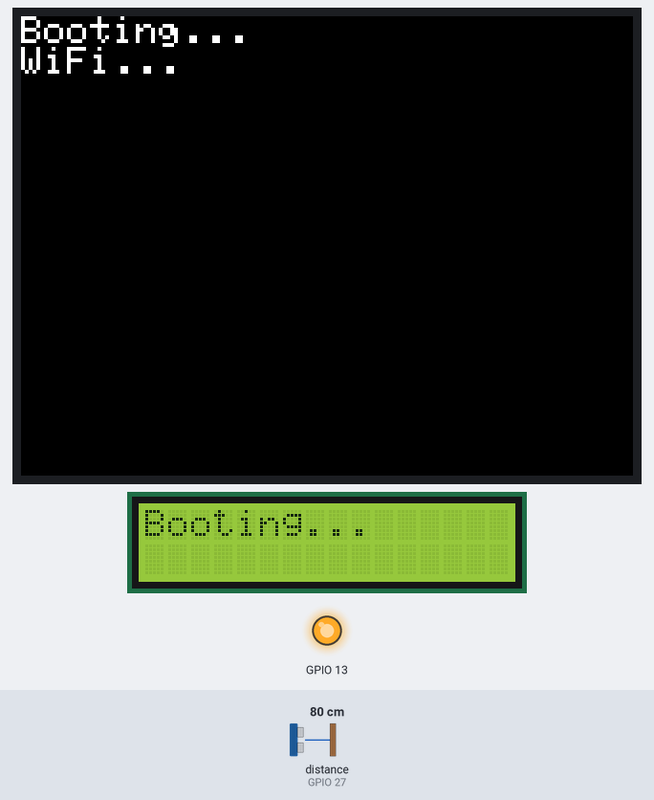
Simulated run of this sketch. Board: ESP32. Parts: 320×240 colour display, 16×2 character LCD, output pins drawn as LEDs (lit = HIGH). Wiring (inferred from the names in the program): ultrasonic range finder: trigger GPIO 26; echo GPIO 27. Inputs (shaded band) come from the test bench; at power-on: distance to the obstacle (sensor on GPIO 27) 80 cm. The echo pulse lasts 58.3 µs per cm; WiFi joins after 1.5 s; servers stay silent unless stated; uploads are accepted with an empty reply; the local clock reads 2024-03-15 10:24:30 at power-on unless the sketch sets it; pins used as bus, display or sensor lines are not drawn; what the sketch prints to the serial monitor is not drawn.

Above: at 0.4 s.
At 4.0 s:
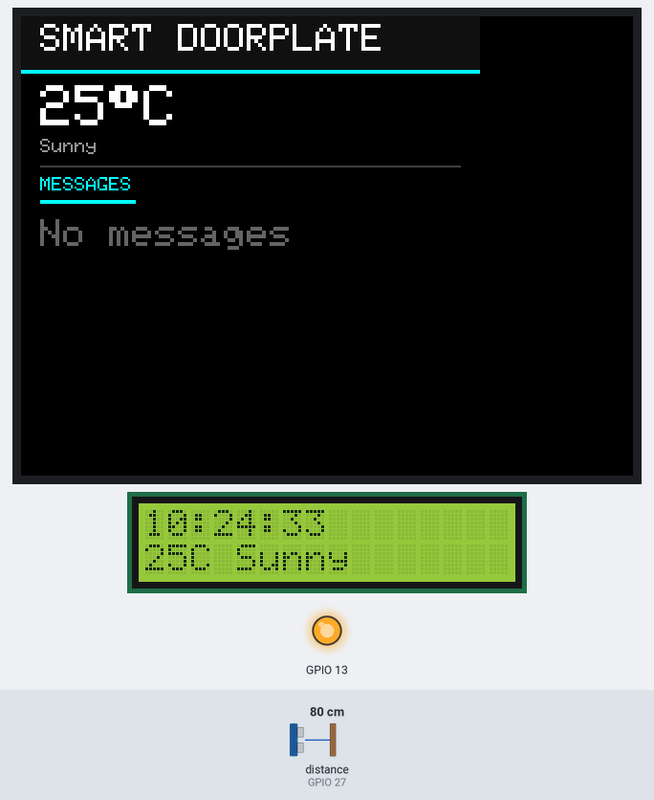
4.1 s: distance to the obstacle (sensor on GPIO 27) set to 11 cm
5.9 s: distance to the obstacle (sensor on GPIO 27) set to 8 cm
At 7.3 s:
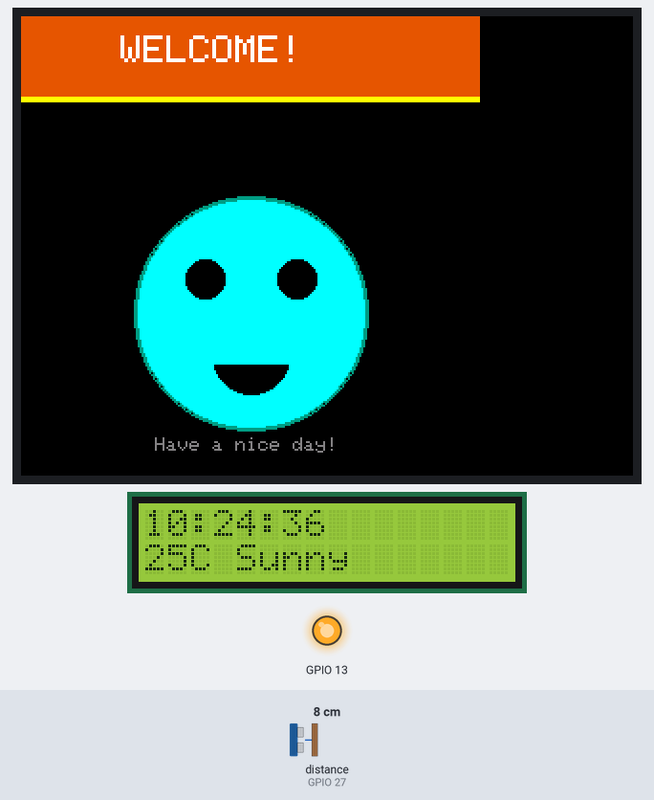
8.9 s: distance to the obstacle (sensor on GPIO 27) set to 18 cm
At 12.7 s:
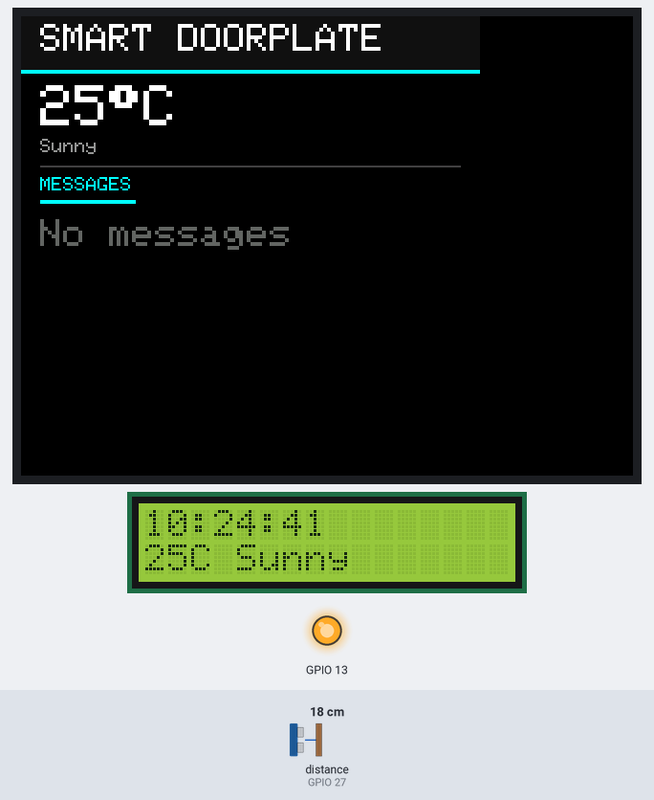
Timing chart, 0 to 14.2 s (numbered marks = the images above; inputs shaded):
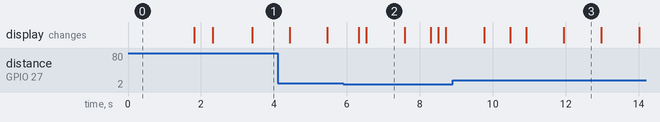

Measured:
- the behaviour switches between 10 and 9 cm on distance to the obstacle (sensor on GPIO 27) (found by bisection; images 1 and 2)
- after the input at 5.9 s, the display: first changes after 0.42 s (image 2 shows a later state)
- what the display in image 2 shows lasts 1.1 s, from 6.5 s to 7.6 s
- what the display in image 3 shows lasts 1.1 s, from 11.9 s to 13.0 s

The sketch:

sketch_jun1a.ino
```cpp
#include <WiFi.h>
#include <HTTPClient.h>
#include <ArduinoJson.h>
#include <TFT_eSPI.h>
#include <LiquidCrystal_I2C.h>
#include <math.h>
#include <WiFiClientSecure.h>

//WiFi和后端配置
const char* ssid = "YOUR_WIFI_SSID";           // 请替换为你的 WiFi 名称
const char* password = "YOUR_WIFI_PASSWORD";     // 请替换为你的 WiFi 密码
const char* serverBase = "YOUR_SERVER_URL";      // 请替换为你的后端服务地址

//HC-SR04引脚
#define TRIG_PIN 26
#define ECHO_PIN 27
#define DISTANCE_THRESHOLD 10
#define COOLDOWN_TIME 1000
#define DETECT_DEBOUNCE 2

TFT_eSPI tft = TFT_eSPI();
LiquidCrystal_I2C lcd(0x27, 16, 2);

bool welcomeMode = false;
unsigned long welcomeStartTime = 0;
unsigned long lastDetectionTime = 0;
bool visitorRecorded = false;
bool welcomeDrawn = false;

String weatherStr = "25C Sunny";
String messagesList = "No messages";
String lastMessagesList = "";
String lastWeatherStr = "";
unsigned long lastFetchTime = 0;
unsigned long lastLCDUpdate = 0;
unsigned long lastDistanceCheck = 0;
bool tftNeedsUpdate = true;

//RB反转，故预先声明
#define FACE_YELLOW   0x07FF
#define FACE_DARK     0x04F0
#define CHEEK_PINK    0xF810

void connectWiFi() {
  Serial.print("Connecting to WiFi");
  tft.println("WiFi...");
  WiFi.begin(ssid, password);
  int attempts = 0;
  while (WiFi.status() != WL_CONNECTED && attempts < 40) {
    delay(500);
    Serial.print(".");
    attempts++;
  }
  if (WiFi.status() == WL_CONNECTED) {
    Serial.println("\nWiFi connected!");
    tft.println("WiFi OK!");
  } else {
    Serial.println("\nWiFi failed!");
    tft.println("WiFi Failed!");
  }
}

float getDistance() {
  digitalWrite(TRIG_PIN, LOW);
  delayMicroseconds(2);
  digitalWrite(TRIG_PIN, HIGH);
  delayMicroseconds(10);
  digitalWrite(TRIG_PIN, LOW);
  long duration = pulseIn(ECHO_PIN, HIGH, 30000);
  float distance = duration / 58.0;
  if (duration == 0 || distance > 400) return 999;
  return distance;
}

bool recordVisitor() {
  if (WiFi.status() != WL_CONNECTED) return false;
  WiFiClientSecure client;
  client.setInsecure();
  HTTPClient http;
  http.begin(client, String(serverBase) + "/api/visitors");
  http.setTimeout(3000);
  http.addHeader("Content-Type", "application/json");
  int httpCode = http.POST("{}");
  bool success = false;
  if (httpCode == 200) {
    String payload = http.getString();
    DynamicJsonDocument doc(128);
    deserializeJson(doc, payload);
    int count = doc["count"];
    Serial.println("Visitor recorded! Total: " + String(count));
    success = true;
  } else {
    Serial.println("Visitor record failed, code: " + String(httpCode));
  }
  http.end();
  return success;
}

void drawSmileyFace(int cx, int cy, int faceR) {
  tft.fillCircle(cx, cy, faceR, FACE_YELLOW);
  tft.drawCircle(cx, cy, faceR, FACE_DARK);
  tft.drawCircle(cx, cy, faceR + 1, FACE_DARK);

  tft.fillCircle(cx - 24, cy - 18, 10, 0x0000);
  tft.fillCircle(cx + 24, cy - 18, 10, 0x0000);

  int mcx = cx;
  int mcy = cy + 22;
  int mr = 20;
  tft.fillCircle(mcx, mcy, mr, 0x0000);
  tft.fillRect(mcx - mr - 2, mcy - mr, mr * 2 + 4, mr + 5, FACE_YELLOW);
}

//Welcome界面（只画一次，纯静态）
void drawWelcomeScreen() {
  tft.fillScreen(TFT_BLACK);

  tft.fillRect(0, 0, 240, 42, 0xE2A0);
  tft.setTextColor(TFT_WHITE);
  tft.setTextSize(2);
  tft.setCursor(52, 10);
  tft.print("WELCOME!");
  tft.fillRect(0, 42, 240, 3, TFT_YELLOW);

  drawSmileyFace(120, 155, 60);

  tft.setTextColor(0x8410);
  tft.setTextSize(1);
  tft.setCursor(70, 220);
  tft.print("Have a nice day!");
}

void fetchWeather() {
  if (WiFi.status() != WL_CONNECTED) return;
  HTTPClient http;
  http.begin(String(serverBase) + "/api/weather");
  http.setTimeout(5000);
  int httpCode = http.GET();
  if (httpCode == 200) {
    String payload = http.getString();
    DynamicJsonDocument doc(512);
    deserializeJson(doc, payload);
    float temp = doc["temp"];
    const char* text = doc["text"];
    String newWeather = String((int)temp) + "C " + String(text);
    if (newWeather != lastWeatherStr) {
      lastWeatherStr = newWeather;
      tftNeedsUpdate = true;
    }
    weatherStr = newWeather;
    Serial.println("Weather: " + weatherStr);
  } else {
    Serial.println("Weather fetch failed, code: " + String(httpCode));
  }
  http.end();
}

void fetchMessages() {
  if (WiFi.status() != WL_CONNECTED) return;
  HTTPClient http;
  http.begin(String(serverBase) + "/api/messages");
  http.setTimeout(5000);
  int httpCode = http.GET();
  if (httpCode == 200) {
    String payload = http.getString();
    DynamicJsonDocument doc(4096);
    deserializeJson(doc, payload);
    JsonArray arr = doc.as<JsonArray>();
    String newMessages = "";
    int count = 0;
    for (JsonObject msg : arr) {
      const char* content = msg["content"];
      const char* createdAt = msg["created_at"];
      String timeStr = String(createdAt).substring(11, 16);
      newMessages += timeStr + " " + String(content) + "\n";
      count++;
    }
    if (count == 0) newMessages = "No messages";
    if (newMessages != lastMessagesList) {
      lastMessagesList = newMessages;
      tftNeedsUpdate = true;
    }
    messagesList = newMessages;
    Serial.println("Messages count: " + String(count));
  } else {
    Serial.println("Messages fetch failed, code: " + String(httpCode));
  }
  http.end();
}

void updateLCD() {
  struct tm timeinfo;
  if (!getLocalTime(&timeinfo)) {
    lcd.setCursor(0, 0);
    lcd.print("Waiting Time...");
    return;
  }
  char timeStr[9];
  strftime(timeStr, 9, "%H:%M:%S", &timeinfo);
  lcd.setCursor(0, 0);
  lcd.print(timeStr);
  for (int i = strlen(timeStr); i < 16; i++) lcd.print(" ");

  lcd.setCursor(0, 1);
  lcd.print(weatherStr);
  for (int i = weatherStr.length(); i < 16; i++) lcd.print(" ");
}

void updateTFT() {
  if (!tftNeedsUpdate) return;
  if (welcomeMode) return;

  tft.fillScreen(TFT_BLACK);

  tft.fillRect(0, 0, 240, 28, 0x1082);
  tft.setTextColor(TFT_WHITE);
  tft.setTextSize(2);
  tft.setCursor(10, 4);
  tft.print("SMART DOORPLATE");
  tft.fillRect(0, 28, 240, 2, TFT_CYAN);

  String tempStr = weatherStr;
  String descStr = "";
  int cIdx = weatherStr.indexOf("C");
  if (cIdx > 0) {
    tempStr = weatherStr.substring(0, cIdx);
    descStr = weatherStr.substring(cIdx + 2);
    descStr.trim();
  }
  tft.setTextColor(TFT_WHITE);
  tft.setTextSize(3);
  tft.setCursor(10, 36);
  tft.print(tempStr);
  tft.print("\370C");
  tft.setTextColor(0x94B2);
  tft.setTextSize(1);
  tft.setCursor(10, 64);
  tft.print(descStr);

  tft.drawFastHLine(10, 78, 220, 0x4208);

  tft.setTextColor(TFT_CYAN);
  tft.setTextSize(1);
  tft.setCursor(10, 84);
  tft.print("MESSAGES");
  tft.fillRect(10, 96, 50, 2, TFT_CYAN);

  int y = 106;
  int xContent = 56;
  int maxContentChars = 11;
  int lineSpace = 20;
  int start = 0;
  while (start < messagesList.length() && y < 220) {
    int nlPos = messagesList.indexOf('\n', start);
    String line;
    if (nlPos >= 0) {
      line = messagesList.substring(start, nlPos);
      start = nlPos + 1;
    } else {
      line = messagesList.substring(start);
      start = messagesList.length();
    }
    line.trim();
    if (line.length() == 0) continue;

    if (line == "No messages") {
      tft.setTextColor(0x632C);
      tft.setTextSize(2);
      tft.setCursor(10, y);
      tft.print("No messages");
      break;
    }

    int spacePos = line.indexOf(' ');
    if (spacePos > 0) {
      String timePart = line.substring(0, spacePos);
      String contentPart = line.substring(spacePos + 1);

      tft.setTextColor(TFT_CYAN);
      tft.setTextSize(1);
      tft.setCursor(10, y + 4);
      tft.print(timePart);

      tft.setTextColor(TFT_WHITE);
      tft.setTextSize(2);
      String remainingContent = contentPart;
      bool firstLine = true;
      while (remainingContent.length() > 0 && y < 220) {
        remainingContent.trim();
        if (remainingContent.length() == 0) break;
        int cx = firstLine ? xContent : 10;
        int maxC = firstLine ? maxContentChars : 15;
        String chunk = remainingContent.substring(0,
          remainingContent.length() > maxC ? maxC : remainingContent.length());
        tft.setCursor(cx, y);
        tft.print(chunk);
        if (remainingContent.length() <= maxC) break;
        remainingContent = remainingContent.substring(maxC);
        y += lineSpace;
        firstLine = false;
      }
    } else {
      tft.setTextColor(TFT_WHITE);
      tft.setTextSize(2);
      tft.setCursor(10, y);
      tft.print(line.substring(0, 15));
    }
    y += lineSpace;
  }

  tftNeedsUpdate = false;
  Serial.println("TFT updated");
}

void setup() {
  Serial.begin(115200);

  pinMode(TRIG_PIN, OUTPUT);
  pinMode(ECHO_PIN, INPUT);
  digitalWrite(TRIG_PIN, LOW);

  pinMode(13, OUTPUT);
  digitalWrite(13, HIGH);

  tft.init();
  tft.setRotation(1);
  tft.fillScreen(TFT_BLACK);
  tft.setTextColor(TFT_WHITE, TFT_BLACK);
  tft.setTextSize(2);
  tft.setCursor(0, 0);
  tft.println("Booting...");

  Wire.begin(21, 22);
  lcd.init();
  lcd.backlight();
  lcd.setCursor(0, 0);
  lcd.print("Booting...");

  connectWiFi();
  configTime(8 * 3600, 0, "ntp.aliyun.com");

  fetchWeather();
  fetchMessages();

  tftNeedsUpdate = true;
  updateTFT();
  updateLCD();
}

void loop() {
  if (millis() - lastDistanceCheck > 200) {
    float distance = getDistance();
    static int closeCount = 0;

    if (distance < DISTANCE_THRESHOLD && distance > 0) {
      closeCount++;
    } else {
      closeCount = 0;
    }

    if (closeCount >= DETECT_DEBOUNCE &&
        (millis() - lastDetectionTime > COOLDOWN_TIME) &&
        !welcomeMode) {
      Serial.println("Person detected! Distance: " + String(distance) + "cm");
      welcomeMode = true;
      welcomeStartTime = millis();
      visitorRecorded = false;
      welcomeDrawn = false;
      lastDetectionTime = millis();
      closeCount = 0;
    }
    lastDistanceCheck = millis();
  }

  if (welcomeMode) {
    unsigned long elapsed = millis() - welcomeStartTime;

    if (!welcomeDrawn) {
      drawWelcomeScreen();
      welcomeDrawn = true;
    }

    //记录访客
    if (!visitorRecorded && elapsed < 2000) {
      static unsigned long lastRetryTime = 0;
      if (millis() - lastRetryTime > 500) {
        if (recordVisitor()) {
          visitorRecorded = true;
          Serial.println("Visitor count saved successfully");
        }
        lastRetryTime = millis();
      }
    }

    //2秒后退出
    if (elapsed > 2000) {
      if (!visitorRecorded) recordVisitor();
      welcomeMode = false;
      tftNeedsUpdate = true;
      updateTFT();
    }
  }

  //数据拉取
  if (!welcomeMode && millis() - lastFetchTime > 10000) {
    fetchWeather();
    fetchMessages();
    lastFetchTime = millis();
  }

  if (millis() - lastLCDUpdate > 1000) {
    updateLCD();
    lastLCDUpdate = millis();
  }

  if (tftNeedsUpdate && !welcomeMode) {
    updateTFT();
  }
}
```
